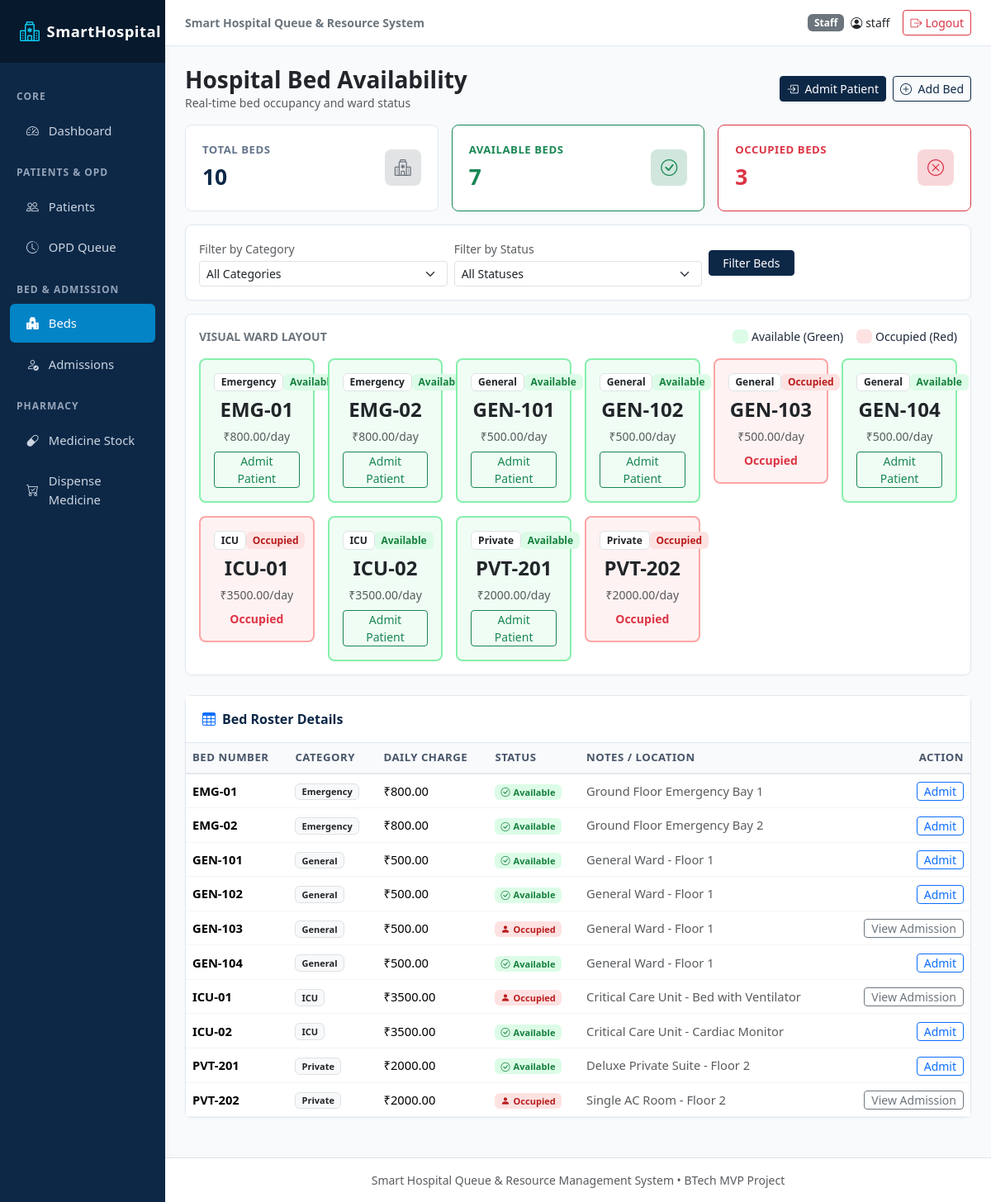
/beds/ (signed in), run on the app's committed database.
### hospital/models.py (models this page shows, shortened)
class Bed(models.Model):
    CATEGORY_CHOICES = [
        ('General', 'General'),
        ('ICU', 'ICU'),
        ('Emergency', 'Emergency'),
        ('Private', 'Private'),
    ]
    STATUS_CHOICES = [
        ('Available', 'Available'),
        ('Occupied', 'Occupied'),
    ]
    bed_number = models.CharField(max_length=30, unique=True)
    category = models.CharField(max_length=20, choices=CATEGORY_CHOICES, default='General')
    status = models.CharField(max_length=20, choices=STATUS_CHOICES, default='Available')
    daily_charge = models.DecimalField(max_digits=10, decimal_places=2, default=0.00)
    notes = models.TextField(blank=True, default='')
    class Meta:
        ordering = ['bed_number']

### hospital/views.py (the view)
# urls.py: path('beds/', views.bed_list, name='bed_list'),
@login_required
def bed_list(request):
    category = request.GET.get('category', '')
    status = request.GET.get('status', '')
    beds = Bed.objects.all()
    if category:
        beds = beds.filter(category=category)
    if status:
        beds = beds.filter(status=status)
    total_beds = Bed.objects.count()
    available_count = Bed.objects.filter(status='Available').count()
    occupied_count = Bed.objects.filter(status='Occupied').count()
    context = {
        'beds': beds,
        'total_beds': total_beds,
        'available_count': available_count,
        'occupied_count': occupied_count,
        'selected_category': category,
        'selected_status': status,
        'categories': Bed.CATEGORY_CHOICES,
    }
    return render(request, 'beds/list.html', context)

### templates/beds/list.html (shortened to what this page needs)
{% extends 'base.html' %}
{% block content %}
<div class="d-flex justify-content-between align-items-center mb-3 flex-wrap gap-2">
  <div>
    <h3 class="fw-bold text-dark mb-0">Hospital Bed Availability</h3>
    <p class="text-muted small mb-0">Real-time bed occupancy and ward status</p>
  </div>
  <div class="d-flex gap-2">
    <a href="{% url 'admission_create' %}" class="btn btn-sm btn-navy">
      <i class="bi bi-box-arrow-in-right me-1"></i> Admit Patient
    </a>
    <a href="{% url 'bed_add' %}" class="btn btn-sm btn-outline-navy">
      <i class="bi bi-plus-circle me-1"></i> Add Bed
    </a>
  </div>
</div>
<div class="row g-3 mb-3">
  <div class="col-md-4">
    <div class="stat-card">
      <div class="d-flex justify-content-between align-items-center">
        <div>
          <div class="stat-label">Total Beds</div>
          <div class="stat-value">{{ total_beds }}</div>
        </div>
        <div class="stat-icon bg-secondary-subtle text-secondary">
          <i class="bi bi-hospital"></i>
        </div>
      </div>
    </div>
  </div>
  <div class="col-md-4">
    <div class="stat-card border-success">
      <div class="d-flex justify-content-between align-items-center">
        <div>
          <div class="stat-label text-success">Available Beds</div>
          <div class="stat-value text-success">{{ available_count }}</div>
        </div>
        <div class="stat-icon bg-success-subtle text-success">
          <i class="bi bi-check-circle"></i>
        </div>
      </div>
    </div>
  </div>
  <div class="col-md-4">
    <div class="stat-card border-danger">
      <div class="d-flex justify-content-between align-items-center">
        <div>
          <div class="stat-label text-danger">Occupied Beds</div>
          <div class="stat-value text-danger">{{ occupied_count }}</div>
        </div>
        <div class="stat-icon bg-danger-subtle text-danger">
          <i class="bi bi-x-circle"></i>
        </div>
      </div>
    </div>
  </div>
</div>
<div class="card-clean p-3 mb-3">
  <form method="get" class="row g-2 align-items-center">
    <div class="col-md-4">
      <label class="form-label small text-muted mb-1">Filter by Category</label>
      <select name="category" class="form-select form-select-sm">
        <option value="">All Categories</option>
      </select>
    </div>
    <div class="col-md-4">
      <label class="form-label small text-muted mb-1">Filter by Status</label>
      <select name="status" class="form-select form-select-sm">
        <option value="">All Statuses</option>
      </select>
    </div>
    <div class="col-md-4 d-flex align-items-end gap-2">
      <button type="submit" class="btn btn-sm btn-navy px-3">Filter Beds</button>
    </div>
  </form>
</div>
<div class="card-clean p-3 mb-4">
  <div class="d-flex justify-content-between align-items-center mb-3">
    <span class="fw-bold small text-secondary text-uppercase letter-spacing">Visual Ward Layout</span>
    <div class="d-flex gap-3 small">
      <span class="d-flex align-items-center gap-1"><span class="badge badge-available px-2">&nbsp;</span> Available (Green)</span>
      <span class="d-flex align-items-center gap-1"><span class="badge badge-occupied px-2">&nbsp;</span> Occupied (Red)</span>
    </div>
  </div>
  <div class="row g-3">
    {% for bed in beds %}
      <div class="col-xl-2 col-lg-3 col-md-4 col-sm-6">
        <div class="bed-box {% if bed.status == 'Available' %}bed-available{% else %}bed-occupied{% endif %}">
          <div class="d-flex justify-content-between align-items-center mb-1">
            <span class="badge bg-white text-dark border fw-bold">{{ bed.category }}</span>
            {% if bed.status == 'Available' %}
              <span class="badge badge-available">Available</span>
            {% else %}
              <span class="badge badge-occupied">Occupied</span>
            {% endif %}
          </div>
          <div class="fs-4 fw-bold text-dark my-1">{{ bed.bed_number }}</div>
          <div class="small text-muted mb-2">₹{{ bed.daily_charge }}/day</div>
          {% if bed.status == 'Available' %}
            <a href="{% url 'admission_create' %}?bed={{ bed.pk }}" class="btn btn-sm btn-outline-success w-100 py-0">
              Admit Patient
            </a>
          {% else %}
            <span class="small text-danger fw-semibold d-block">Occupied</span>
          {% endif %}
        </div>
      </div>
    {% empty %}
      <div class="col-12 text-center py-4 text-muted">
        No beds configured in this category.
      </div>
    {% endfor %}
  </div>
</div>
<div class="card-clean">
  <div class="card-header">
    <i class="bi bi-table me-2 text-primary"></i>Bed Roster Details
  </div>
  <div class="table-responsive">
    <table class="table table-clean table-hover align-middle mb-0">
      <thead>
        <tr>
          <th>Bed Number</th>
          <th>Category</th>
          <th>Daily Charge</th>
          <th>Status</th>
          <th>Notes / Location</th>
          <th class="text-end">Action</th>
        </tr>
      </thead>
      <tbody>
        {% for bed in beds %}
          <tr>
            <td><strong>{{ bed.bed_number }}</strong></td>
            <td><span class="badge bg-light text-dark border">{{ bed.category }}</span></td>
            <td>₹{{ bed.daily_charge }}</td>
            <td>
              {% if bed.status == 'Available' %}
                <span class="badge badge-available"><i class="bi bi-check-circle me-1"></i>Available</span>
              {% else %}
                <span class="badge badge-occupied"><i class="bi bi-person-fill me-1"></i>Occupied</span>
              {% endif %}
            </td>
            <td class="small text-muted">{{ bed.notes|default:"-" }}</td>
            <td class="text-end">
              {% if bed.status == 'Available' %}
                <a href="{% url 'admission_create' %}?bed={{ bed.pk }}" class="btn btn-sm btn-outline-primary py-0 px-2">
                  Admit
                </a>
              {% else %}
                <a href="{% url 'admission_list' %}?status=Admitted" class="btn btn-sm btn-outline-secondary py-0 px-2">
                  View Admission
                </a>
              {% endif %}
            </td>
          </tr>
        {% empty %}
          <tr>
            <td colspan="6" class="text-center py-3 text-muted">No beds found.</td>
          </tr>
        {% endfor %}
      </tbody>
    </table>
  </div>
</div>
{% endblock %}

### templates/base.html (shortened to what this page needs)
{% load static %}
<!DOCTYPE html>
<html lang="en">
<head>
  <link href="https://cdn.jsdelivr.net/npm/bootstrap@5.3.3/dist/css/bootstrap.min.css" rel="stylesheet">
  <link href="https://cdn.jsdelivr.net/npm/bootstrap-icons@1.11.3/font/bootstrap-icons.min.css" rel="stylesheet">
  <link rel="stylesheet" href="{% static 'css/custom.css' %}">
</head>
<body>
<div class="container-fluid p-0">
  <div class="row g-0">
    <nav class="col-lg-2 col-md-3 d-none d-md-block sidebar">
      <div class="brand d-flex align-items-center gap-2">
        <i class="bi bi-hospital fs-4 text-info"></i>
        <span>SmartHospital</span>
      </div>
      <div class="py-3">
        <div class="nav-heading">Core</div>
        <a href="{% url 'dashboard' %}" class="nav-link {% if request.resolver_match.url_name == 'dashboard' %}active{% endif %}">
          <i class="bi bi-speedometer2"></i>
          <span>Dashboard</span>
        </a>
        <div class="nav-heading">Patients & OPD</div>
        <a href="{% url 'patient_list' %}" class="nav-link {% if 'patient' in request.resolver_match.url_name %}active{% endif %}">
          <i class="bi bi-people"></i>
          <span>Patients</span>
        </a>
        <a href="{% url 'opd_queue' %}" class="nav-link {% if 'opd' in request.resolver_match.url_name %}active{% endif %}">
          <i class="bi bi-clock-history"></i>
          <span>OPD Queue</span>
        </a>
        <div class="nav-heading">Bed & Admission</div>
        <a href="{% url 'bed_list' %}" class="nav-link {% if 'bed' in request.resolver_match.url_name %}active{% endif %}">
          <i class="bi bi-hospital-fill"></i>
          <span>Beds</span>
        </a>
        <a href="{% url 'admission_list' %}" class="nav-link {% if 'admission' in request.resolver_match.url_name %}active{% endif %}">
          <i class="bi bi-person-check"></i>
          <span>Admissions</span>
        </a>
        <div class="nav-heading">Pharmacy</div>
        <a href="{% url 'medicine_list' %}" class="nav-link {% if request.resolver_match.url_name in 'medicine_list medicine_add medicine_edit' %}active{% endif %}">
          <i class="bi bi-capsule"></i>
          <span>Medicine Stock</span>
        </a>
        <a href="{% url 'medicine_dispense' %}" class="nav-link {% if request.resolver_match.url_name == 'medicine_dispense' %}active{% endif %}">
          <i class="bi bi-cart-check"></i>
          <span>Dispense Medicine</span>
        </a>
      </div>
    </nav>
    <div class="col-lg-10 col-md-9 main-content">
      <header class="top-navbar d-flex justify-content-between align-items-center">
        <div class="d-flex align-items-center gap-3">
          <span class="fw-semibold text-secondary small d-none d-sm-inline">Smart Hospital Queue & Resource System</span>
        </div>
        <div class="d-flex align-items-center gap-3">
          {% if user.is_authenticated %}
            <div class="d-flex align-items-center gap-2">
              <span class="badge {% if user.is_superuser %}bg-primary{% else %}bg-secondary{% endif %}">
                {% if user.is_superuser %}Admin{% else %}Staff{% endif %}
              </span>
              <span class="fw-medium text-dark small"><i class="bi bi-person-circle me-1"></i>{{ user.username }}</span>
            </div>
            <a href="{% url 'logout' %}" class="btn btn-sm btn-outline-danger d-flex align-items-center gap-1">
              <i class="bi bi-box-arrow-right"></i>
              <span class="d-none d-sm-inline">Logout</span>
            </a>
          {% endif %}
        </div>
      </header>
      <main class="content-body">
        {% block content %}{% endblock %}
      </main>
      <footer class="text-center py-3 text-muted small border-top bg-white mt-auto">
        Smart Hospital Queue & Resource Management System &bull; BTech MVP Project
      </footer>
    </div>
  </div>
</div>
</body>
</html>

### static/css/custom.css (style rules this page uses)
:root { --navy-primary: #0d2847; --navy-dark: #07192d; --navy-light: #163d6b; --blue-accent: #0284c7; --blue-light-bg: #f0f7fd; --bg-page: #f8fafc; --text-dark: #1e293b; --text-muted: #64748b; --status-available: #16a34a; --status-occupied: #dc2626; --status-warning: #ea580c; --border-color: #e2e8f0; }
body { background-color: var(--bg-page); color: var(--text-dark); font-family: system-ui, -apple-system, "Segoe UI", Roboto, "Helvetica Neue", Arial, sans-serif; min-height: 100vh; }
.sidebar { background-color: var(--navy-primary); min-height: 100vh; box-shadow: 2px 0 8px rgba(0, 0, 0, 0.05); }
.sidebar .brand { padding: 1.25rem 1.5rem; background-color: var(--navy-dark); color: #ffffff; font-weight: 700; font-size: 1.15rem; letter-spacing: 0.5px; }
.sidebar .nav-link { color: #cbd5e1; padding: 0.75rem 1.25rem; font-size: 0.925rem; font-weight: 500; display: flex; align-items: center; gap: 0.75rem; border-radius: 6px; margin: 0.2rem 0.75rem; transition: all 0.2s ease; }
.sidebar .nav-link.active { color: #ffffff; background-color: var(--blue-accent); }
.sidebar .nav-heading { font-size: 0.75rem; text-transform: uppercase; letter-spacing: 1px; color: #94a3b8; padding: 1rem 1.25rem 0.35rem; font-weight: 600; }
.main-content { min-height: 100vh; display: flex; flex-direction: column; }
.top-navbar { background-color: #ffffff; border-bottom: 1px solid var(--border-color); padding: 0.75rem 1.5rem; }
.content-body { padding: 1.5rem; flex-grow: 1; }
.stat-card { background: #ffffff; border: 1px solid var(--border-color); border-radius: 8px; padding: 1.25rem; transition: transform 0.15s ease, box-shadow 0.15s ease; }
.stat-card .stat-icon { width: 44px; height: 44px; border-radius: 8px; display: flex; align-items: center; justify-content: center; font-size: 1.25rem; }
.stat-card .stat-value { font-size: 1.65rem; font-weight: 700; color: var(--navy-primary); margin-top: 0.25rem; }
.stat-card .stat-label { font-size: 0.825rem; color: var(--text-muted); text-transform: uppercase; letter-spacing: 0.5px; font-weight: 600; }
.card-clean { background: #ffffff; border: 1px solid var(--border-color); border-radius: 8px; box-shadow: 0 1px 3px rgba(0, 0, 0, 0.03); margin-bottom: 1.5rem; }
.card-clean .card-header { background-color: #ffffff; border-bottom: 1px solid var(--border-color); padding: 1rem 1.25rem; font-weight: 600; color: var(--navy-primary); }
.table-clean th { background-color: #f8fafc; color: #475569; font-weight: 600; font-size: 0.825rem; text-transform: uppercase; letter-spacing: 0.5px; border-bottom: 2px solid var(--border-color); }
.table-clean td { vertical-align: middle; font-size: 0.92rem; border-bottom: 1px solid #f1f5f9; }
.badge-available { background-color: #dcfce7; color: #15803d; font-weight: 600; }
.badge-occupied { background-color: #fee2e2; color: #b91c1c; font-weight: 600; }
.bed-box { background: #ffffff; border: 2px solid var(--border-color); border-radius: 8px; padding: 1rem; text-align: center; transition: all 0.2s ease; }
.bed-box.bed-available { border-color: #86efac; background-color: #f0fdf4; }
.bed-box.bed-occupied { border-color: #fca5a5; background-color: #fef2f2; }
.btn-navy { background-color: var(--navy-primary); border-color: var(--navy-primary); color: #ffffff; }
.btn-outline-navy { color: var(--navy-primary); border-color: var(--navy-primary); }

### data on the page
Bed: category "Emergency", status "Available", bed_number "EMG-01", daily_charge "800.00", notes "Ground Floor Emergency Bay 1"
Bed: category "Emergency", status "Available", bed_number "EMG-02", daily_charge "800.00", notes "Ground Floor Emergency Bay 2"
Bed: category "General", status "Available", bed_number "GEN-101", daily_charge "500.00", notes "General Ward - Floor 1"
Bed: category "General", status "Available", bed_number "GEN-102", daily_charge "500.00", notes "General Ward - Floor 1"
Bed: category "General", status "Occupied", bed_number "GEN-103", daily_charge "500.00", notes "General Ward - Floor 1"
Bed: category "General", status "Available", bed_number "GEN-104", daily_charge "500.00", notes "General Ward - Floor 1"
Bed: category "ICU", status "Occupied", bed_number "ICU-01", daily_charge "3500.00", notes "Critical Care Unit - Bed with Ventilator"
Bed: category "ICU", status "Available", bed_number "ICU-02", daily_charge "3500.00", notes "Critical Care Unit - Cardiac Monitor"
Bed: category "Private", status "Available", bed_number "PVT-201", daily_charge "2000.00", notes "Deluxe Private Suite - Floor 2"
Bed: category "Private", status "Occupied", bed_number "PVT-202", daily_charge "2000.00", notes "Single AC Room - Floor 2"

### other printed values
{{ user.username }} "staff"
{{ total_beds }} "10"
{{ available_count }} "7"
{{ occupied_count }} "3"
